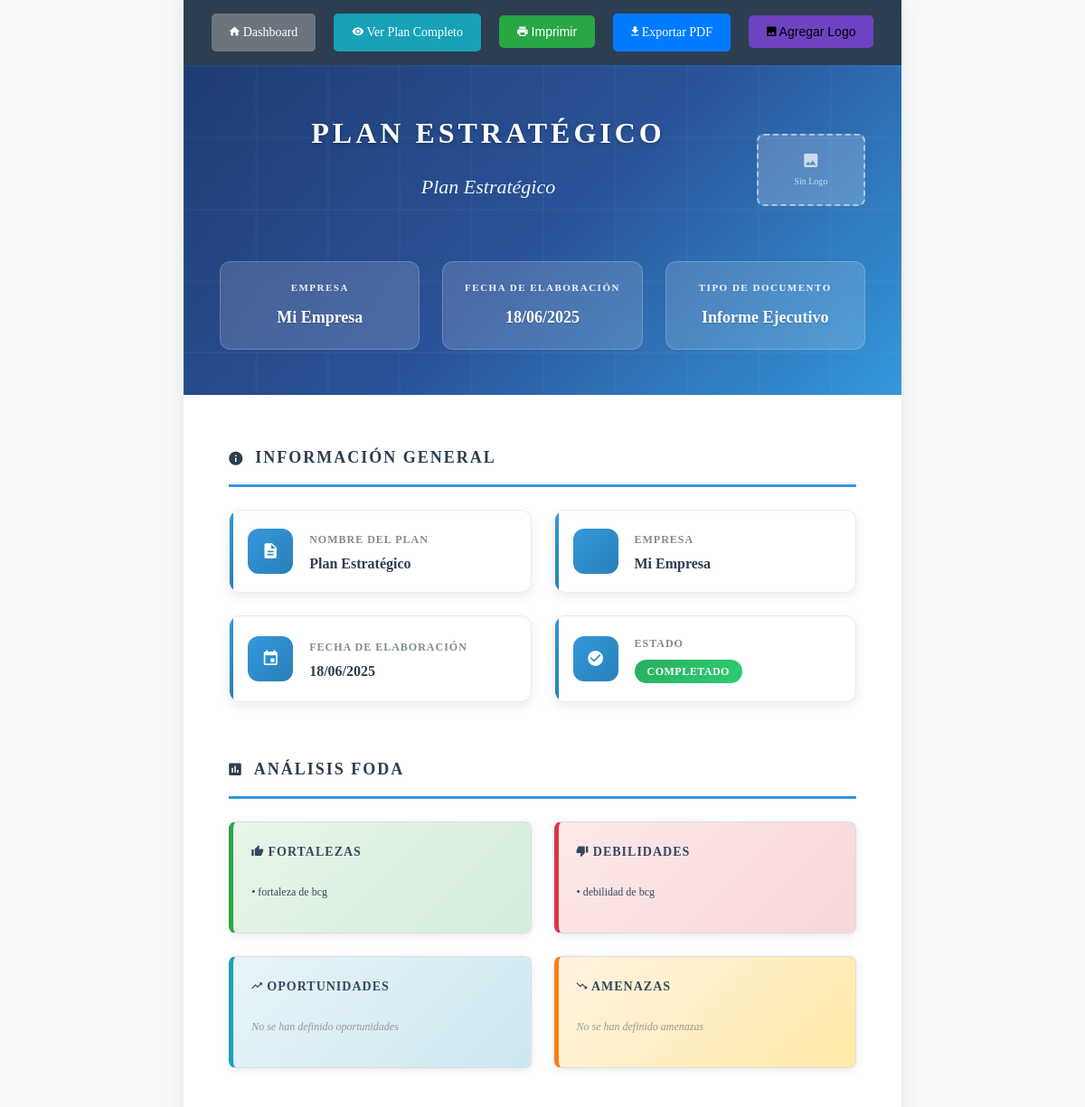
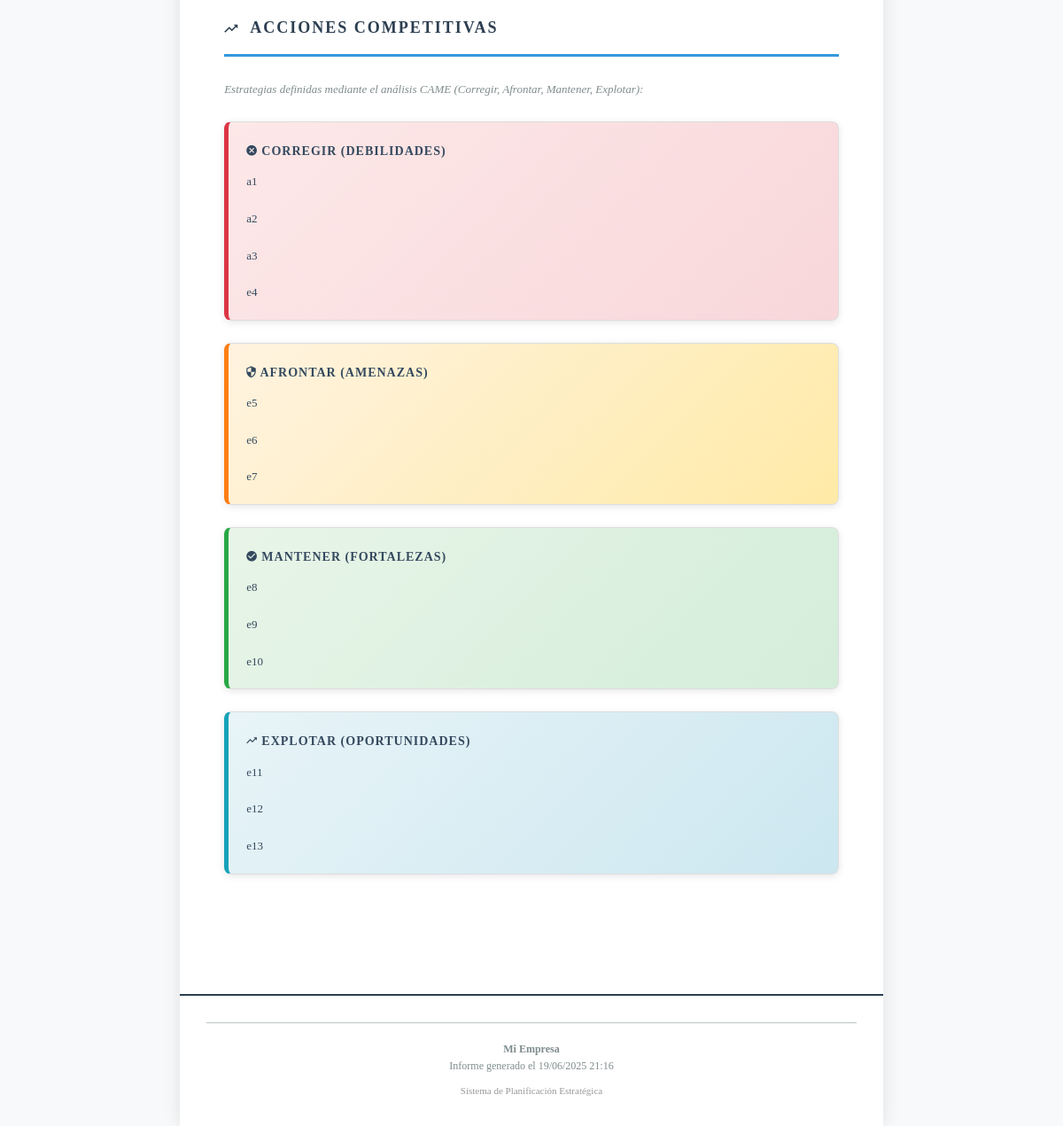
Page /Vista/resumen_plan.php?id=2 (signed in) on the committed database (2 pictures, top to bottom).
### tables this page shows
CREATE TABLE IF NOT EXISTS `tb_plan_estrategico` (
  `id_plan` int(11) NOT NULL AUTO_INCREMENT,
  `id_usuario` int(11) NOT NULL,
  `nombre_plan` varchar(255) NOT NULL,
  `empresa` varchar(255) NOT NULL,
  `descripcion` text DEFAULT NULL,
  `fecha_creacion` datetime DEFAULT current_timestamp(),
  `fecha_modificacion` datetime DEFAULT current_timestamp() ON UPDATE current_timestamp(),
  `estado` enum('borrador','completado','archivado') DEFAULT 'borrador',
  `logo_empresa` varchar(255) DEFAULT NULL,
  PRIMARY KEY (`id_plan`),
  KEY `idx_usuario` (`id_usuario`),
  CONSTRAINT `fk_plan_usuario` FOREIGN KEY (`id_usuario`) REFERENCES `tb_usuario` (`id_usuario`) ON DELETE CASCADE
);

CREATE TABLE IF NOT EXISTS `tb_matriz_came` (
  `id_came` int(11) NOT NULL AUTO_INCREMENT,
  `id_plan` int(11) NOT NULL,
  `corregir` text DEFAULT NULL,
  `afrontar` text DEFAULT NULL,
  `mantener` text DEFAULT NULL,
  `explotar` text DEFAULT NULL,
  `fecha_creacion` datetime DEFAULT current_timestamp(),
  PRIMARY KEY (`id_came`),
  KEY `idx_plan` (`id_plan`),
  CONSTRAINT `fk_came_plan` FOREIGN KEY (`id_plan`) REFERENCES `tb_plan_estrategico` (`id_plan`) ON DELETE CASCADE
);

### Vista/resumen_plan.php (the view, shortened to what the rows shown need)
<?php
require_once '../Controllers/PlanEstrategicoController.php';
$controller = new PlanEstrategicoController();
$resumen = $controller->obtenerResumenEjecutivo($id_plan);
?>
<!DOCTYPE html>
<html lang="es">
<head>
    <link rel="stylesheet" href="../public/css/material-design-iconic-font.min.css">
    </head>
<body>
    <div class="informe-container">
        <div class="informe-header">
            <div style="display: flex; align-items: center; justify-content: space-between; margin-bottom: 30px;">
                <div style="flex: 1;">
                    <h1 class="informe-titulo">Plan Estratégico</h1>
                    <h2 class="informe-subtitulo"><?php echo htmlspecialchars($resumen['nombre_plan']); ?></h2>
                </div>
            </div>
            <div class="informe-meta">
                <div class="meta-card">
                    <div class="meta-label">Empresa</div>
                    <div class="meta-value"><?php echo htmlspecialchars($resumen['empresa']); ?></div>
                </div>
                <div class="meta-card">
                    <div class="meta-label">Fecha de Elaboración</div>
                    <div class="meta-value"><?php echo date('d/m/Y', strtotime($resumen['fecha_creacion'])); ?></div>
                </div>
            </div>
        </div>
        <div class="informe-content">
                <div class="seccion">
                    <h2 class="seccion-titulo">
                        <i class="zmdi zmdi-info"></i> Información General
                    </h2>
                    <div class="seccion-contenido">
                        <div class="info-profesional">
                            <div class="info-item">
                                <div class="info-content">
                                    <div class="info-label">Nombre del Plan</div>
                                    <div class="info-value"><?php echo htmlspecialchars($resumen['nombre_plan']); ?></div>
                                </div>
                            </div>
                            <div class="info-item">
                                <div class="info-content">
                                    <div class="info-label">Empresa</div>
                                    <div class="info-value"><?php echo htmlspecialchars($resumen['empresa']); ?></div>
                                </div>
                            </div>
                            <div class="info-item">
                                <div class="info-content">
                                    <div class="info-label">Fecha de Elaboración</div>
                                    <div class="info-value"><?php echo date('d/m/Y', strtotime($resumen['fecha_creacion'])); ?></div>
                                </div>
                            </div>
                        </div>
                    </div>
                </div>
                <?php if (isset($resumen['fortalezas']) || isset($resumen['debilidades']) || isset($resumen['oportunidades_foda']) || isset($resumen['amenazas'])): ?>
                <div class="seccion">
                    <h2 class="seccion-titulo">
                        <i class="zmdi zmdi-chart"></i> Análisis FODA
                    </h2>
                </div>
                <?php endif; ?>
                <?php if (isset($resumen['identificacion_estrategica']) && !empty($resumen['identificacion_estrategica'])): ?>
                <div class="seccion">
                    <h2 class="seccion-titulo">
                        <i class="zmdi zmdi-trending-up"></i> Acciones Competitivas
                    </h2>
                    <div class="seccion-contenido">
                        <?php if (!empty($resumen['identificacion_estrategica']['corregir'])): ?>
                        <div class="came-estrategia came-corregir">
                            <div class="came-titulo">
                                <i class="zmdi zmdi-close-circle"></i> Corregir (Debilidades)
                            </div>
                            <div class="came-texto">
                                <?php echo nl2br(htmlspecialchars($resumen['identificacion_estrategica']['corregir'])); ?>
                            </div>
                        </div>
                        <?php endif; ?>
                        <?php if (!empty($resumen['identificacion_estrategica']['afrontar'])): ?>
                        <div class="came-estrategia came-afrontar">
                            <div class="came-titulo">
                                <i class="zmdi zmdi-shield-security"></i> Afrontar (Amenazas)
                            </div>
                            <div class="came-texto">
                                <?php echo nl2br(htmlspecialchars($resumen['identificacion_estrategica']['afrontar'])); ?>
                            </div>
                        </div>
                        <?php endif; ?>
                        <?php if (!empty($resumen['identificacion_estrategica']['mantener'])): ?>
                        <div class="came-estrategia came-mantener">
                            <div class="came-titulo">
                                <i class="zmdi zmdi-check-circle"></i> Mantener (Fortalezas)
                            </div>
                            <div class="came-texto">
                                <?php echo nl2br(htmlspecialchars($resumen['identificacion_estrategica']['mantener'])); ?>
                            </div>
                        </div>
                        <?php endif; ?>
                        <?php if (!empty($resumen['identificacion_estrategica']['explotar'])): ?>
                        <div class="came-estrategia came-explotar">
                            <div class="came-titulo">
                                <i class="zmdi zmdi-trending-up"></i> Explotar (Oportunidades)
                            </div>
                            <div class="came-texto">
                                <?php echo nl2br(htmlspecialchars($resumen['identificacion_estrategica']['explotar'])); ?>
                            </div>
                        </div>
                        <?php endif; ?>
                    </div>
                </div>
                <?php endif; ?>
        </div>
        <div class="informe-footer">
            <div style="border-top: 1px solid #bdc3c7; padding-top: 20px;">
                <p><strong><?php echo htmlspecialchars($resumen['empresa']); ?></strong></p>
            </div>
        </div>
    </div>
</body>
</html>

### rows in the picture
tb_plan_estrategico: nombre_plan "Plan Estratégico", empresa "Mi Empresa", fecha_creacion "18/06/2025"
tb_matriz_came: corregir "a1 a2 a3 e4", afrontar "e5 e6 e7", mantener "e8 e9 e10", explotar "e11 e12 e13"

### other values in the picture
$fortaleza "fortaleza de bcg"
$debilidad "debilidad de bcg"
